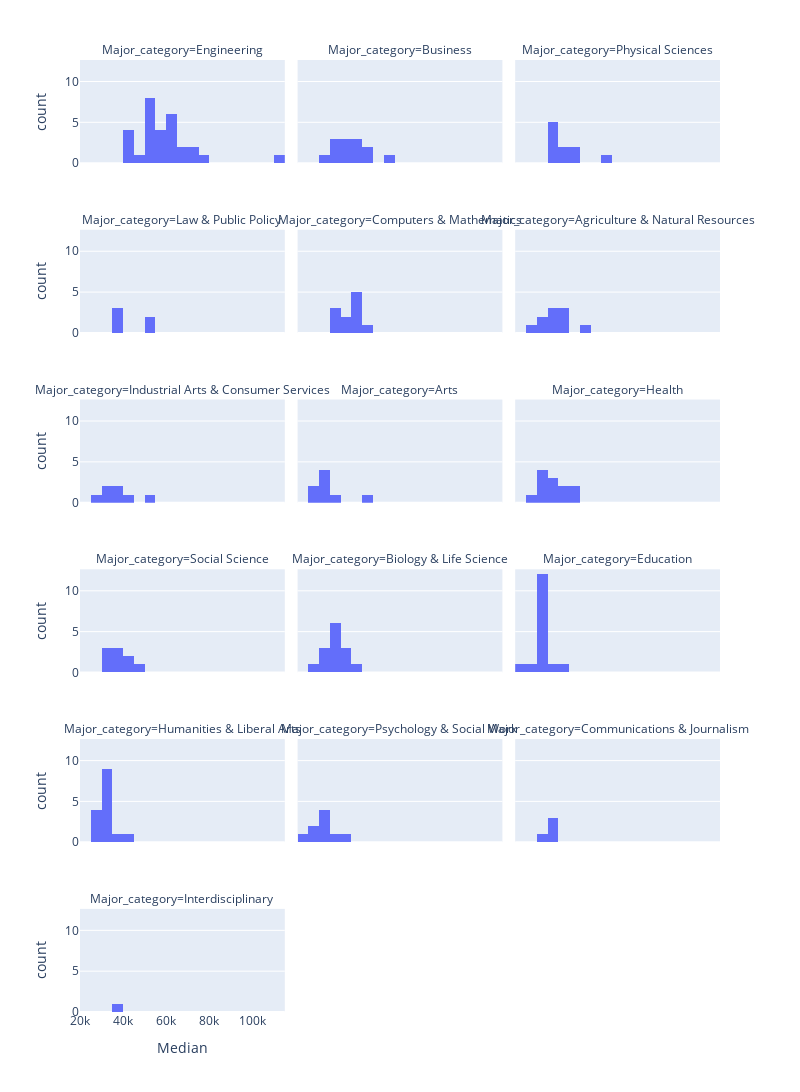

This figure's notebook cell:
### Code cell
# Make a histogram that explores median income for each of the major categories (facet_col).
# How did you choose your number of bins?
# More than the amount fo different majors 

fig = px.histogram(DF_raw,
                  x = 'Median',
                   nbins = 18,
                  facet_col='Major_category',
                  facet_col_wrap=3)

fig.update_layout(autosize=False,
                  width=800,
                  height=1600)

fig.show()

### Figure 1 — Plotly figure (JSON) as saved in the notebook; plotly's stock layout.template omitted (floating-point values rounded to 4 significant figures)
{"data": [{"bingroup": "x", "hovertemplate": "Major_category=Engineering<br>Median=%{x}<br>count=%{y}<extra></extra>", "legendgroup": "", "marker": {"color": "#636efa", "pattern": {"shape": ""}}, "name": "", "nbinsx": 18, "orientation": "v", "showlegend": false, "type": "histogram", "x": [110000, 75000, 73000, 70000, 65000, 65000, 60000, 60000, 60000, 60000, 60000, 60000, 58000, 57100, 57000, 56000, 54000, 52000, 52000, 50000, 50000, 50000, 50000, 50000, 46000, 44000, 40000, 40000, 40000], "xaxis": "x16", "yaxis": "y16"}, {"bingroup": "x", "hovertemplate": "Major_category=Business<br>Median=%{x}<br>count=%{y}<extra></extra>", "legendgroup": "", "marker": {"color": "#636efa", "pattern": {"shape": ""}}, "name": "", "nbinsx": 18, "orientation": "v", "showlegend": false, "type": "histogram", "x": [62000, 51000, 50000, 47000, 46000, 45000, 40000, 40000, 40000, 38000, 38000, 36000, 33000], "xaxis": "x17", "yaxis": "y17"}, {"bingroup": "x", "hovertemplate": "Major_category=Physical Sciences<br>Median=%{x}<br>count=%{y}<extra></extra>", "legendgroup": "", "marker": {"color": "#636efa", "pattern": {"shape": ""}}, "name": "", "nbinsx": 18, "orientation": "v", "showlegend": false, "type": "histogram", "x": [62000, 46000, 45000, 44700, 40000, 39000, 36200, 36000, 35000, 35000], "xaxis": "x18", "yaxis": "y18"}, {"bingroup": "x", "hovertemplate": "Major_category=Law & Public Policy<br>Median=%{x}<br>count=%{y}<extra></extra>", "legendgroup": "", "marker": {"color": "#636efa", "pattern": {"shape": ""}}, "name": "", "nbinsx": 18, "orientation": "v", "showlegend": false, "type": "histogram", "x": [54000, 50000, 36000, 36000, 35000], "xaxis": "x13", "yaxis": "y13"}, {"bingroup": "x", "hovertemplate": "Major_category=Computers & Mathematics<br>Median=%{x}<br>count=%{y}<extra></extra>", "legendgroup": "", "marker": {"color": "#636efa", "pattern": {"shape": ""}}, "name": "", "nbinsx": 18, "orientation": "v", "showlegend": false, "type": "histogram", "x": [53000, 45000, 45000, 45000, 45000, 45000, 42000, 41300, 37500, 36400, 35000], "xaxis": "x14", "yaxis": "y14"}, {"bingroup": "x", "hovertemplate": "Major_category=Agriculture & Natural Resources<br>Median=%{x}<br>count=%{y}<extra></extra>", "legendgroup": "", "marker": {"color": "#636efa", "pattern": {"shape": ""}}, "name": "", "nbinsx": 18, "orientation": "v", "showlegend": false, "type": "histogram", "x": [53000, 40000, 40000, 40000, 35000, 35000, 35000, 32000, 30000, 29000], "xaxis": "x15", "yaxis": "y15"}, {"bingroup": "x", "hovertemplate": "Major_category=Industrial Arts & Consumer Services<br>Median=%{x}<br>count=%{y}<extra></extra>", "legendgroup": "", "marker": {"color": "#636efa", "pattern": {"shape": ""}}, "name": "", "nbinsx": 18, "orientation": "v", "showlegend": false, "type": "histogram", "x": [50000, 40000, 38400, 35000, 32000, 30000, 29000], "xaxis": "x10", "yaxis": "y10"}, {"bingroup": "x", "hovertemplate": "Major_category=Arts<br>Median=%{x}<br>count=%{y}<extra></extra>", "legendgroup": "", "marker": {"color": "#636efa", "pattern": {"shape": ""}}, "name": "", "nbinsx": 18, "orientation": "v", "showlegend": false, "type": "histogram", "x": [50000, 35000, 32000, 31000, 30500, 30000, 29000, 27000], "xaxis": "x11", "yaxis": "y11"}, {"bingroup": "x", "hovertemplate": "Major_category=Health<br>Median=%{x}<br>count=%{y}<extra></extra>", "legendgroup": "", "marker": {"color": "#636efa", "pattern": {"shape": ""}}, "name": "", "nbinsx": 18, "orientation": "v", "showlegend": false, "type": "histogram", "x": [48000, 45000, 42000, 40000, 36000, 35000, 35000, 34000, 33500, 33000, 32400, 28000], "xaxis": "x12", "yaxis": "y12"}, {"bingroup": "x", "hovertemplate": "Major_category=Social Science<br>Median=%{x}<br>count=%{y}<extra></extra>", "legendgroup": "", "marker": {"color": "#636efa", "pattern": {"shape": ""}}, "name": "", "nbinsx": 18, "orientation": "v", "showlegend": false, "type": "histogram", "x": [47000, 40100, 40000, 38000, 38000, 35000, 33000, 33000, 32000], "xaxis": "x7", "yaxis": "y7"}, {"bingroup": "x", "hovertemplate": "Major_category=Biology & Life Science<br>Median=%{x}<br>count=%{y}<extra></extra>", "legendgroup": "", "marker": {"color": "#636efa", "pattern": {"shape": ""}}, "name": "", "nbinsx": 18, "orientation": "v", "showlegend": false, "type": "histogram", "x": [45000, 41000, 40000, 40000, 38000, 37400, 37000, 35600, 35000, 35000, 33500, 33400, 33000, 26000], "xaxis": "x8", "yaxis": "y8"}, {"bingroup": "x", "hovertemplate": "Major_category=Education<br>Median=%{x}<br>count=%{y}<extra></extra>", "legendgroup": "", "marker": {"color": "#636efa", "pattern": {"shape": ""}}, "name": "", "nbinsx": 18, "orientation": "v", "showlegend": false, "type": "histogram", "x": [41000, 35000, 34000, 34000, 34000, 34000, 33000, 33000, 32500, 32100, 32000, 32000, 31000, 30000, 28000, 22000], "xaxis": "x9", "yaxis": "y9"}, {"bingroup": "x", "hovertemplate": "Major_category=Humanities & Liberal Arts<br>Median=%{x}<br>count=%{y}<extra></extra>", "legendgroup": "", "marker": {"color": "#636efa", "pattern": {"shape": ""}}, "name": "", "nbinsx": 18, "orientation": "v", "showlegend": false, "type": "histogram", "x": [40000, 35000, 34000, 34000, 34000, 33000, 32200, 32000, 32000, 31000, 30000, 29000, 28000, 27500, 27000], "xaxis": "x4", "yaxis": "y4"}, {"bingroup": "x", "hovertemplate": "Major_category=Psychology & Social Work<br>Median=%{x}<br>count=%{y}<extra></extra>", "legendgroup": "", "marker": {"color": "#636efa", "pattern": {"shape": ""}}, "name": "", "nbinsx": 18, "orientation": "v", "showlegend": false, "type": "histogram", "x": [40000, 36000, 31500, 30000, 30000, 30000, 25000, 25000, 23400], "xaxis": "x5", "yaxis": "y5"}, {"bingroup": "x", "hovertemplate": "Major_category=Communications & Journalism<br>Median=%{x}<br>count=%{y}<extra></extra>", "legendgroup": "", "marker": {"color": "#636efa", "pattern": {"shape": ""}}, "name": "", "nbinsx": 18, "orientation": "v", "showlegend": false, "type": "histogram", "x": [35000, 35000, 35000, 33000], "xaxis": "x6", "yaxis": "y6"}, {"bingroup": "x", "hovertemplate": "Major_category=Interdisciplinary<br>Median=%{x}<br>count=%{y}<extra></extra>", "legendgroup": "", "marker": {"color": "#636efa", "pattern": {"shape": ""}}, "name": "", "nbinsx": 18, "orientation": "v", "showlegend": false, "type": "histogram", "x": [35000], "xaxis": "x", "yaxis": "y"}], "layout": {"annotations": [{"font": {}, "showarrow": false, "text": "Major_category=Interdisciplinary", "x": 0.16, "xanchor": "center", "xref": "paper", "y": 0.1083, "yanchor": "bottom", "yref": "paper"}, {"font": {}, "showarrow": false, "text": "Major_category=Humanities & Liberal Arts", "x": 0.16, "xanchor": "center", "xref": "paper", "y": 0.2867, "yanchor": "bottom", "yref": "paper"}, {"font": {}, "showarrow": false, "text": "Major_category=Psychology & Social Work", "x": 0.5, "xanchor": "center", "xref": "paper", "y": 0.2867, "yanchor": "bottom", "yref": "paper"}, {"font": {}, "showarrow": false, "text": "Major_category=Communications & Journalism", "x": 0.84, "xanchor": "center", "xref": "paper", "y": 0.2867, "yanchor": "bottom", "yref": "paper"}, {"font": {}, "showarrow": false, "text": "Major_category=Social Science", "x": 0.16, "xanchor": "center", "xref": "paper", "y": 0.465, "yanchor": "bottom", "yref": "paper"}, {"font": {}, "showarrow": false, "text": "Major_category=Biology & Life Science", "x": 0.5, "xanchor": "center", "xref": "paper", "y": 0.465, "yanchor": "bottom", "yref": "paper"}, {"font": {}, "showarrow": false, "text": "Major_category=Education", "x": 0.84, "xanchor": "center", "xref": "paper", "y": 0.465, "yanchor": "bottom", "yref": "paper"}, {"font": {}, "showarrow": false, "text": "Major_category=Industrial Arts & Consumer Services", "x": 0.16, "xanchor": "center", "xref": "paper", "y": 0.6433, "yanchor": "bottom", "yref": "paper"}, {"font": {}, "showarrow": false, "text": "Major_category=Arts", "x": 0.5, "xanchor": "center", "xref": "paper", "y": 0.6433, "yanchor": "bottom", "yref": "paper"}, {"font": {}, "showarrow": false, "text": "Major_category=Health", "x": 0.84, "xanchor": "center", "xref": "paper", "y": 0.6433, "yanchor": "bottom", "yref": "paper"}, {"font": {}, "showarrow": false, "text": "Major_category=Law & Public Policy", "x": 0.16, "xanchor": "center", "xref": "paper", "y": 0.8217, "yanchor": "bottom", "yref": "paper"}, {"font": {}, "showarrow": false, "text": "Major_category=Computers & Mathematics", "x": 0.5, "xanchor": "center", "xref": "paper", "y": 0.8217, "yanchor": "bottom", "yref": "paper"}, {"font": {}, "showarrow": false, "text": "Major_category=Agriculture & Natural Resources", "x": 0.84, "xanchor": "center", "xref": "paper", "y": 0.8217, "yanchor": "bottom", "yref": "paper"}, {"font": {}, "showarrow": false, "text": "Major_category=Engineering", "x": 0.16, "xanchor": "center", "xref": "paper", "y": 1.0, "yanchor": "bottom", "yref": "paper"}, {"font": {}, "showarrow": false, "text": "Major_category=Business", "x": 0.5, "xanchor": "center", "xref": "paper", "y": 1.0, "yanchor": "bottom", "yref": "paper"}, {"font": {}, "showarrow": false, "text": "Major_category=Physical Sciences", "x": 0.84, "xanchor": "center", "xref": "paper", "y": 1.0, "yanchor": "bottom", "yref": "paper"}], "autosize": false, "barmode": "relative", "height": 1600, "legend": {"tracegroupgap": 0}, "margin": {"t": 60}, "width": 800, "xaxis": {"anchor": "y", "domain": [0, 0.32], "title": {"text": "Median"}}, "xaxis10": {"anchor": "y10", "domain": [0, 0.32], "matches": "x", "showticklabels": false}, "xaxis11": {"anchor": "y11", "domain": [0.34, 0.66], "matches": "x", "showticklabels": false}, "xaxis12": {"anchor": "y12", "domain": [0.68, 1.0], "matches": "x", "showticklabels": false}, "xaxis13": {"anchor": "y13", "domain": [0, 0.32], "matches": "x", "showticklabels": false}, "xaxis14": {"anchor": "y14", "domain": [0.34, 0.66], "matches": "x", "showticklabels": false}, "xaxis15": {"anchor": "y15", "domain": [0.68, 1.0], "matches": "x", "showticklabels": false}, "xaxis16": {"anchor": "y16", "domain": [0, 0.32], "matches": "x", "showticklabels": false}, "xaxis17": {"anchor": "y17", "domain": [0.34, 0.66], "matches": "x", "showticklabels": false}, "xaxis18": {"anchor": "y18", "domain": [0.68, 1.0], "matches": "x", "showticklabels": false}, "xaxis2": {"anchor": "y2", "domain": [0.34, 0.66], "matches": "x", "title": {"text": "Median"}}, "xaxis3": {"anchor": "y3", "domain": [0.68, 1.0], "matches": "x", "title": {"text": "Median"}}, "xaxis4": {"anchor": "y4", "domain": [0, 0.32], "matches": "x", "showticklabels": false}, "xaxis5": {"anchor": "y5", "domain": [0.34, 0.66], "matches": "x", "showticklabels": false}, "xaxis6": {"anchor": "y6", "domain": [0.68, 1.0], "matches": "x", "showticklabels": false}, "xaxis7": {"anchor": "y7", "domain": [0, 0.32], "matches": "x", "showticklabels": false}, "xaxis8": {"anchor": "y8", "domain": [0.34, 0.66], "matches": "x", "showticklabels": false}, "xaxis9": {"anchor": "y9", "domain": [0.68, 1.0], "matches": "x", "showticklabels": false}, "yaxis": {"anchor": "x", "domain": [0, 0.1083], "title": {"text": "count"}}, "yaxis10": {"anchor": "x10", "domain": [0.535, 0.6433], "matches": "y", "title": {"text": "count"}}, "yaxis11": {"anchor": "x11", "domain": [0.535, 0.6433], "matches": "y", "showticklabels": false}, "yaxis12": {"anchor": "x12", "domain": [0.535, 0.6433], "matches": "y", "showticklabels": false}, "yaxis13": {"anchor": "x13", "domain": [0.7133, 0.8217], "matches": "y", "title": {"text": "count"}}, "yaxis14": {"anchor": "x14", "domain": [0.7133, 0.8217], "matches": "y", "showticklabels": false}, "yaxis15": {"anchor": "x15", "domain": [0.7133, 0.8217], "matches": "y", "showticklabels": false}, "yaxis16": {"anchor": "x16", "domain": [0.8917, 1.0], "matches": "y", "title": {"text": "count"}}, "yaxis17": {"anchor": "x17", "domain": [0.8917, 1.0], "matches": "y", "showticklabels": false}, "yaxis18": {"anchor": "x18", "domain": [0.8917, 1.0], "matches": "y", "showticklabels": false}, "yaxis2": {"anchor": "x2", "domain": [0, 0.1083], "matches": "y", "showticklabels": false}, "yaxis3": {"anchor": "x3", "domain": [0, 0.1083], "matches": "y", "showticklabels": false}, "yaxis4": {"anchor": "x4", "domain": [0.1783, 0.2867], "matches": "y", "title": {"text": "count"}}, "yaxis5": {"anchor": "x5", "domain": [0.1783, 0.2867], "matches": "y", "showticklabels": false}, "yaxis6": {"anchor": "x6", "domain": [0.1783, 0.2867], "matches": "y", "showticklabels": false}, "yaxis7": {"anchor": "x7", "domain": [0.3567, 0.465], "matches": "y", "title": {"text": "count"}}, "yaxis8": {"anchor": "x8", "domain": [0.3567, 0.465], "matches": "y", "showticklabels": false}, "yaxis9": {"anchor": "x9", "domain": [0.3567, 0.465], "matches": "y", "showticklabels": false}}}
